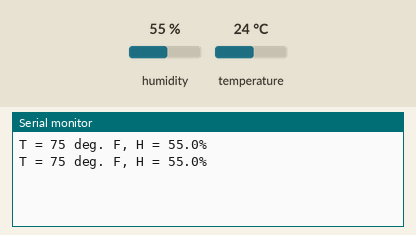
Recording of a sketch running on a simulated Arduino Uno, built with avr-gcc and run on an emulated ATmega328P. On the bench: the last lines printed to the serial monitor. The test bench sets the inputs (shaded band); at power-on: humidity 55 %, temperature 24 °C.

Above: at 6.8 s.
6.9 s: humidity set to 22 %
At 10.4 s:
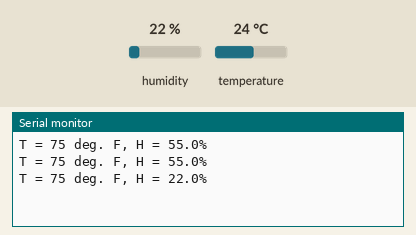
11.4 s: temperature set to 12 °C
At 12.7 s:
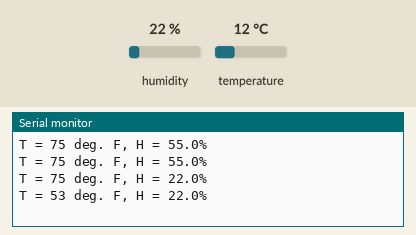
15.9 s: humidity set to 40 %
At 18.5 s:
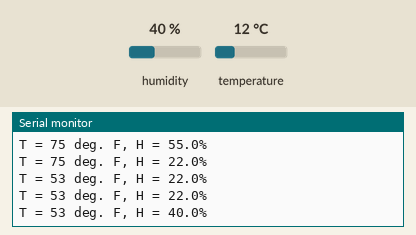
Timing chart, 0 to 20.0 s (numbered marks = the images above; inputs shaded):
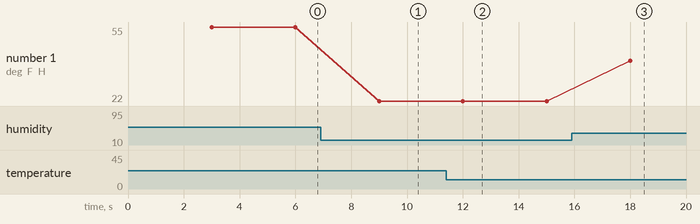

The sketch:

DHT11_Example.ino
```cpp
//www.elegoo.com
//2018.10.25


#include <dht_nonblocking.h>
#define DHT_SENSOR_TYPE DHT_TYPE_11

static const int DHT_SENSOR_PIN = 2;
DHT_nonblocking dht_sensor( DHT_SENSOR_PIN, DHT_SENSOR_TYPE );


/*
 * Initialize the serial port.
 */
void setup( )
{
  Serial.begin( 9600);
}


/*
 * Poll for a measurement, keeping the state machine alive.  Returns
 * true if a measurement is available.
 */
static bool measure_environment( float *temperature, float *humidity )
{
  static unsigned long measurement_timestamp = millis( );

  /* Measure once every four seconds. */
  if( millis( ) - measurement_timestamp > 3000ul )
  {
    if( dht_sensor.measure( temperature, humidity ) == true )
    {
      measurement_timestamp = millis( );
      return( true );
    }
  }

  return( false );
}


/*
 * Main program loop.
 */
void loop( )
{
  float temperature;
  float humidity;
  int temp_return;
  /* Measure temperature and humidity.  If the functions returns
     true, then a measurement is available. */
  if( measure_environment( &temperature, &humidity ) == true )
  {
    /* Temp_reurn returns the temperature has F and not C.
     * It uses the common math of ( X * 9/5 + 32 = F).
     * This has been the only part edited!
     */
    temp_return = temperature * 9/5 + 32;
    Serial.print( "T = " );
    Serial.print( temp_return, 1 );
    Serial.print( " deg. F, H = " );
    Serial.print( humidity, 1 );
    Serial.println( "%" );
  }
}
```

Measured:
- after the input at 6.9 s, the serial monitor: prints a new line after 2.1 s (image 1)
- after the input at 11.4 s, the serial monitor: prints a new line after 0.60 s (image 2)
- after the input at 15.9 s, the serial monitor: prints a new line after 2.1 s (image 3)
- plotted number 1: 55 → 22 after the input at 6.9 s, 22 → 40 after the input at 15.9 s
